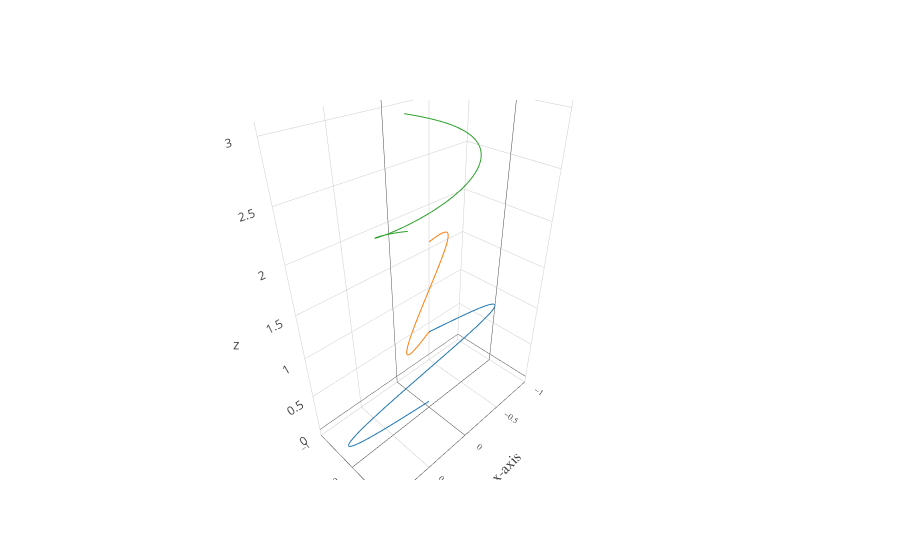

The cell this chart's notebook holds for it:
### Code cell
if __name__ == "__main__":    

    
    # simulation
    simulation_components = optical_simulation_components()  
    simulation_components.linear_polariser_matrix(np.pi*1/4)
    simulation_components.retardation_plate( slow_axis_angle = np.pi*1/2, phase_difference = np.pi*1/2)
    
    
    #***********************************************
    # visualisation
    wave_plots = plotly_plot()
    
    # style
    # axes
    wave_plots.x_lim = (-1,1)
    wave_plots.x_label = 'x-axis'
    wave_plots.y_lim = (-1,1)
    wave_plots.y_label = 'y-axis'
    # legend
    wave_plots.show_legend = False
    wave_plots.legend_position = (0.7, 1)
    # How to plot data? #'lines', 'markers', 'lines+markers'
    wave_plots.plot_type = 'lines' #'lines', 'markers', 'lines+markers'
    # the font size factor
    wave_plots.font_size_factor = 0.5
    # How large is the image (svg for aspect ratio and relative size to fonts)
    wave_plots.image_size = (500,500)


    # plotting 
    wave_plots.plotly_plotting(simulation_components.wave)
    
    
        #simulation_components.retardation_plate(45,np.pi/2)

### Figure 1 — Plotly figure (JSON) as saved in the notebook; plotly's stock layout.template omitted (floating-point values rounded to 4 significant figures; data arrays with more than 128 entries replaced by an {"elided": "..."} marker saying what was removed)
{"data": [{"line": {}, "marker": {"size": 10}, "mode": "lines", "name": "simulated wave", "type": "scatter3d", "x": {"elided": "1000 float values"}, "y": {"elided": "1000 int values"}, "z": {"elided": "1000 float values"}}, {"line": {}, "marker": {"size": 10}, "mode": "lines", "name": "simulated wave", "type": "scatter3d", "x": {"elided": "1000 float values"}, "y": {"elided": "1000 float values"}, "z": {"elided": "1000 float values"}}, {"line": {}, "marker": {"size": 10}, "mode": "lines", "name": "simulated wave", "type": "scatter3d", "x": {"elided": "1000 float values"}, "y": {"elided": "1000 float values"}, "z": {"elided": "1000 float values"}}], "layout": {"legend": {"bgcolor": "white", "borderwidth": 2, "font": {"family": "Times New Roman", "size": 11}, "x": 0.7, "y": 1}, "margin": {"l": 37.5}, "paper_bgcolor": "rgba(0,0,0,0)", "plot_bgcolor": "rgba(0,0,0,0)", "scene": {"xaxis": {"gridwidth": 1, "range": [-1, 1], "showgrid": true, "showline": true, "tickfont": {"family": "Times New Roman", "size": 10}, "ticklen": 0, "title": "x-axis", "titlefont": {"family": "Times New Roman", "size": 15}, "zeroline": true}, "yaxis": {"gridwidth": 1, "range": [-1, 1], "showgrid": true, "showline": true, "tickfont": {"family": "Times New Roman", "size": 10}, "ticklen": 0, "title": "y-axis", "titlefont": {"family": "Times New Roman", "size": 15}, "zeroline": true}}, "showlegend": false}}
